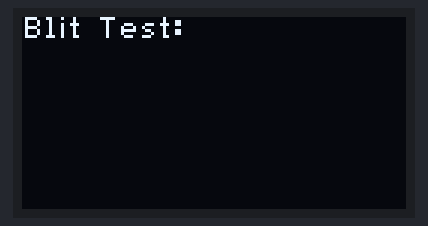
The program below on a simulated Raspberry Pi Pico running MicroPython. On the bench: 128×64 one-colour display. Library files of the repository ran but are not shown: fonts.py. At 12.6 s the program stops and its outputs stay as they are.

Above: at 0.3 s.
At 1.8 s:
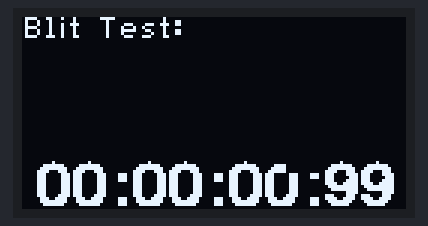
At 3.2 s:
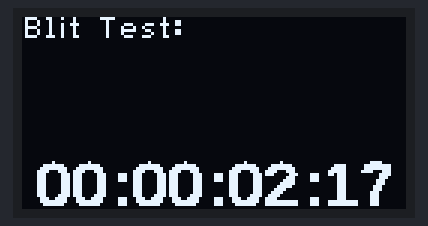
At 6.0 s:
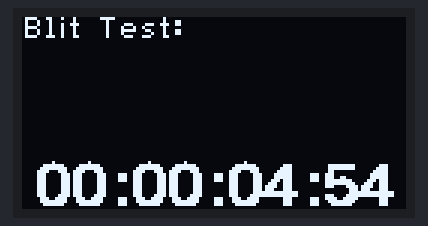
At 9.5 s:
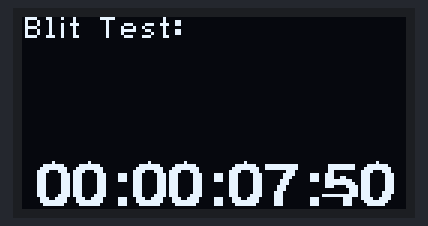
At 12.5 s:
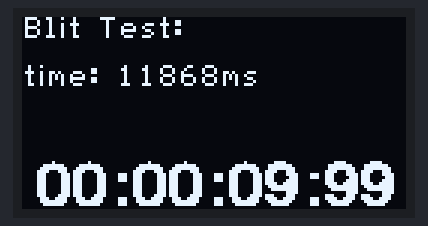

The program:

blit_test.py
```python
from utime import *
import framebuf

# Requires my modified version
# https://github.com/mungewell/pico-oled-1.3-driver/tree/pico_timecode

from libs.PicoOled13 import *

# digits 0..9 16x16 bitmaps
combined = [
bytearray([ # :0
0x00,0x04,0x80,0x3f,0xc0,0x7f,0xe0,0x71,0xe7,0xe0,0xe7,0xe0,0xe7,0xe0,0xe0,0xe0,
0xe0,0xe0,0xe0,0xe0,0xe0,0xe0,0xe0,0xf0,0xc7,0x79,0xc7,0x7f,0x87,0x3f,0x00,0x00]),
bytearray([ # :1
0x00,0x00,0x00,0x0f,0x80,0x0f,0xc0,0x0f,0xc7,0x0e,0x07,0x0e,0x07,0x0e,0x00,0x0e,
0x00,0x0e,0x00,0x0e,0x00,0x0e,0x00,0x0e,0x07,0x0e,0xc7,0xff,0xc7,0xff,0x00,0x00]),
bytearray([ # :2
0x00,0x04,0x80,0x3f,0xc0,0x7f,0xe0,0x71,0xe7,0xe0,0x07,0x70,0x07,0x78,0x00,0x7c,
0x00,0x3e,0x00,0x0f,0x80,0x07,0xc0,0x03,0xe7,0x01,0xe7,0xff,0xe7,0xff,0x00,0x00]),
bytearray([ # :3
0x00,0x06,0xc0,0x3f,0xc0,0x7f,0xe0,0x71,0xe7,0x70,0x07,0x70,0x07,0x7f,0x00,0x3f,
0x00,0x7f,0x00,0xf0,0xc0,0xe0,0xe0,0xe0,0xe7,0xf9,0xc7,0x7f,0x87,0x3f,0x00,0x00]),
bytearray([ # :4
0x00,0x00,0x00,0x38,0x00,0x3c,0x00,0x3e,0x07,0x3f,0x07,0x3f,0x87,0x3b,0xc0,0x39,
0xe0,0x39,0xe0,0x38,0xf0,0xff,0xf0,0xff,0x07,0x38,0x07,0x38,0x07,0x38,0x00,0x00]),
bytearray([ # :5
0x00,0x00,0xc0,0x7f,0xc0,0x7f,0xc0,0x00,0xe7,0x00,0xe7,0x0c,0xe7,0x3f,0xe0,0x7f,
0xe0,0xf0,0x00,0xe0,0x00,0xe0,0xe0,0xf0,0xe7,0xf9,0xc7,0x7f,0x87,0x3f,0x00,0x00]),
bytearray([ # :6
0x00,0x1e,0x80,0x3f,0xc0,0x7f,0xc0,0x71,0xe7,0x01,0xe7,0x1e,0xe7,0x7f,0xe0,0x7f,
0xe0,0xf1,0xe0,0xe0,0xe0,0xe0,0xe0,0xe1,0xc7,0x7b,0xc7,0x7f,0x07,0x3f,0x00,0x00]),
bytearray([ # :7
0x00,0x00,0xe0,0xff,0xe0,0xff,0x00,0x70,0x07,0x78,0x07,0x38,0x07,0x1c,0x00,0x1c,
0x00,0x0e,0x00,0x0e,0x00,0x07,0x00,0x07,0x07,0x07,0x07,0x07,0x07,0x07,0x00,0x00]),
bytearray([ # :8
0x00,0x0f,0xc0,0x7f,0xc0,0x7f,0xe0,0x71,0xe7,0xe0,0xe7,0x71,0xc7,0x7f,0xc0,0x3f,
0xe0,0x7f,0xe0,0xe0,0xe0,0xe0,0xe0,0xe0,0xe7,0xf1,0xc7,0x7f,0x87,0x3f,0x00,0x00]),
bytearray([ # :9
0x00,0x0f,0xc0,0x3f,0xc0,0x7f,0xe0,0x71,0xe7,0xf0,0xe7,0xe0,0xe0,0xf0,0xe0,0xf9,
0xc0,0xff,0x80,0xff,0x00,0xf0,0xe0,0x70,0xe7,0x79,0xc7,0x3f,0x87,0x1f,0x00,0x00]),
]

fb = []
for i in range(len(combined)):
    fb.append(framebuf.FrameBuffer(combined[i], 16, 16, framebuf.MONO_HMSB))

display=OLED_1inch3_SPI()

display.fill(0x0000)
display.text("Blit Test:",0,0,0xffff)
display.show()

c = 0
last = "--------"
start = ticks_ms()
while c < 1000:
    data = '{:08d}'.format(c)
    c=c+1

    # find 1st character that has changed
    # only update screen from there
    for j in range(len(data)):
        if data[j]!=last[j]:
            break
    last = data

    for i in range(7, (j & 6)-1, -1):
        # blit with combined char set
        # draw right most character first
        # slightly offset 1's vs 10's to hide colon
        display.blit(fb[int(data[i])],
            (16*i)-(4 if i&1 else 0), 48)

    # blank first ':' (left most of screen)
    if j < 2:
        display.rect(0,48,4,16,display.black,True)

    #display.show()                 # 4.5fps
    #display.show(48)               # 18fps
    display.show(48, 64, j*16)      # 80fps

display.text("time: "+str(ticks_diff(ticks_ms(), start))+"ms",0,16,0xffff)
display.show()
```

PicoOled13.py
```python
from machine import Pin,SPI
import framebuf
import time
from libs.fonts import BasicFontCondensed

# Pin Definitions
DC = 8
RST = 12
MOSI = 11
SCK = 10
CS = 9

KEY0=15
KEY1=17

display=None

class OLED_1inch3_SPI(framebuf.FrameBuffer):
    def __init__(self):
        self.is_on=0
        self.width = 128
        self.height = 64

        self.white =   0xffff
        self.black =   0x0000

        self.font=BasicFontCondensed

        # framebuf init
        self.buffer = bytearray(self.height * self.width // 8)
        super().__init__(self.buffer, self.width, self.height, framebuf.MONO_HMSB)

        # SPI init
        self.cs = Pin(CS,Pin.OUT)
        self.rst = Pin(RST,Pin.OUT)

        self.cs(1)
        self.spi = SPI(1)
        self.spi = SPI(1,2000_000)
        self.spi = SPI(1,20000_000,polarity=0, phase=0,sck=Pin(SCK),mosi=Pin(MOSI),miso=None)
        self.dc = Pin(DC,Pin.OUT)
        self.dc(1)

        # display init
        self.init_display()

        # Clear the screen on init - needs frambuf init, spi init and display init
        self.clear()

        # Init Keys
        self.KEY0=KEY0
        self.KEY1=KEY1
        self.key0=Pin(KEY0,Pin.IN,Pin.PULL_UP)
        self.key1=Pin(KEY1,Pin.IN,Pin.PULL_UP)

    def is_pressed(self, key):
        if key == self.KEY0:
            return not(self.key0.value())
        elif key == self.KEY1:
            return not(self.key1.value())
        else:
            return None

    def poweron(self):
        if not self.is_on:
            self.write_cmd(0xAF)
            self.is_on=1

    def poweroff(self):
        if self.is_on:
            self.write_cmd(0xAE)
            self.is_on=0

    def get_width(self):
        return self.width

    def get_height(self):
        return self.height

    def write_cmd(self, cmd):
        self.cs(1)
        self.dc(0)
        self.cs(0)
        self.spi.write(bytearray([cmd]))
        self.cs(1)

    def write_data(self, buf):
        self.cs(1)
        self.dc(1)
        self.cs(0)
        self.spi.write(bytearray([buf]))
        self.cs(1)

    def init_display(self):
        """Initialize dispaly"""
        self.rst(1)
        time.sleep(0.001)
        self.rst(0)
        time.sleep(0.01)
        self.rst(1)

        self.poweroff()

        self.write_cmd(0x00)   # set lower column address
        self.write_cmd(0x10)   # set higher column address

        self.write_cmd(0xB0)   # set page address

        self.write_cmd(0xdc)   # set display start line
        self.write_cmd(0x00)   # (2nd param)

        self.write_cmd(0x81)   # contract control
        self.write_cmd(0x80)   # 128

        self.write_cmd(0x21)   # Set Memory addressing mode (0x20/0x21) #
        self.write_cmd(0xa0)   # set segment remap
        self.write_cmd(0xc0)   # Com scan direction
        self.write_cmd(0xa4)   # Disable Entire Display On (0xA4/0xA5)
        self.write_cmd(0xa6)   # normal / reverse

        self.write_cmd(0xa8)   # multiplex ratio ??
        self.write_cmd(0x3f)   # duty = 1/64 ??

        self.write_cmd(0xd3)   # set display offset
        self.write_cmd(0x60)

        self.write_cmd(0xd5)   # set osc division
        self.write_cmd(0x50)

        self.write_cmd(0xd9)   # set pre-charge period
        self.write_cmd(0x22)

        self.write_cmd(0xdb)   # set vcomh
        self.write_cmd(0x35)

        self.write_cmd(0xad)   # set charge pump enable
        self.write_cmd(0x8a)    #Set DC-DC enable (a=0:disable; a=1:enable)

        self.poweron()

    def show(self, start=0, end=-1, start_col=0, end_col=128):
        if end < 0:
            end = self.height

        if end < start:
            (start, end) = (end, start)

        if end_col < start_col:
            (start_col, end_col) = (end_col, start_col)

        if end_col > self.width:
            end_col = self.width

        self.write_cmd(0xb0)
        for page in range(start,end):
            self.column = 63 - page
            self.write_cmd(0x00 + (self.column & 0x0f))
            self.write_cmd(0x10 + (self.column >> 4))
            for num in range(start_col>>3, (end_col+7)>>3):
                self.write_cmd(0xB0 + num)
                self.write_data(self.buffer[page*16+num])

    def clear(self):
        self.fill(self.black)
        self.show()

    def text(self,s,x0,y0,col=0xffff,wrap=1,just=0):
        if len(s)==0:
            return(x0, y0)

        x=x0
        pixels = bytearray([])
        for i in range(len(s)):
            C = ord(s[i])
            if C < 32 or C > 127:
                C = 32
            cdata = self.font[C - 32]

            # check wrap/clip at edge of screen
            if len(pixels) and \
                    ((just==0 and x+len(pixels)+len(cdata) > self.width) or \
                    (just==1 and x-len(pixels)-len(cdata) < 0) or \
                    (just==2 and x-len(pixels)/2-len(cdata) < 0) or \
                    (just==2 and x+len(pixels)/2+len(cdata) > self.width)):
                if col==0:
                    for i, v in enumerate(pixels): pixels[i] = 0xFF & ~ v
                fb = framebuf.FrameBuffer(pixels, len(pixels), 8, framebuf.MONO_VLSB)
                if just==0:
                    self.blit(fb, x, y0)
                elif just==1:
                    self.blit(fb, x-len(pixels), y0)
                else:
                    self.blit(fb, x-int(len(pixels)/2), y0)
                pixels = bytearray([])

                if wrap == 0:
                    # clip text at right of screen
                    return [x,y0+9]
                if wrap == 1:
                    # wrap to start of line
                    x=0
                else:
                    # wrap to X0 co-ordinate
                    x=x0
                y0=y0+9

                if y0 > self.height:
                    return [x,y0+9]

            pixels += bytearray(cdata)

        if col==0:
            for i, v in enumerate(pixels): pixels[i] = 0xFF & ~ v
        fb = framebuf.FrameBuffer(pixels, len(pixels), 8, framebuf.MONO_VLSB)
        if just==0:
            self.blit(fb, x, y0)
        elif just==1:
            self.blit(fb, x-len(pixels), y0)
        else:
            self.blit(fb, x-int(len(pixels)/2), y0)

        return [x,y0+9]

def get():
    global display
    if display is None:
        display=OLED_1inch3_SPI()
    return display
```

Measured:
- what the display in image 0 shows lasts 0.7 s, from 0.3 s to 1.0 s
